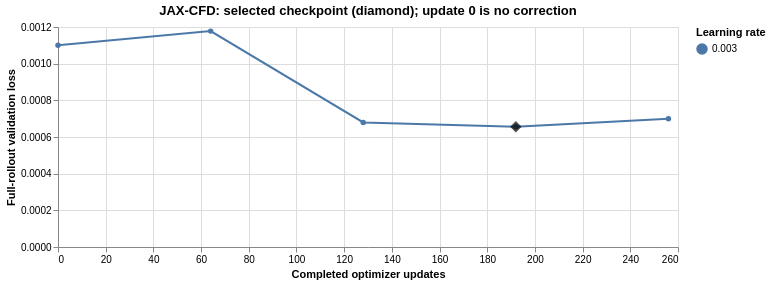

The Vega-Lite source for this figure:
### Vega-Lite specification from a JSON file in a GitHub repository (floating-point values rounded to 4 significant figures)
{"config": {"view": {"continuousWidth": 300, "continuousHeight": 300}}, "layer": [{"data": {"name": "data-f9492803b4a8360f912c8e5cfec37e91"}, "mark": {"type": "line", "point": true}, "encoding": {"color": {"field": "lr", "title": "Learning rate", "type": "nominal"}, "tooltip": [{"field": "update", "type": "quantitative"}, {"field": "loss", "type": "quantitative"}, {"field": "lr", "type": "nominal"}], "x": {"field": "update", "title": "Completed optimizer updates", "type": "quantitative"}, "y": {"field": "loss", "title": "Full-rollout validation loss", "type": "quantitative"}}}, {"data": {"name": "data-ac64ceadf339bdcebe21fffdc5cbc1c8"}, "mark": {"type": "point", "color": "black", "filled": true, "shape": "diamond", "size": 130}, "encoding": {"tooltip": [{"field": "update", "type": "quantitative"}, {"field": "loss", "type": "quantitative"}], "x": {"field": "update", "type": "quantitative"}, "y": {"field": "loss", "type": "quantitative"}}}], "height": 220, "title": "JAX-CFD: selected checkpoint (diamond); update 0 is no correction", "width": 620, "$schema": "https://vega.github.io/schema/vega-lite/v6.4.1.json", "datasets": {"data-f9492803b4a8360f912c8e5cfec37e91": [{"update": 0, "loss": 0.001101, "lr": "0.003"}, {"update": 64, "loss": 0.001178, "lr": "0.003"}, {"update": 128, "loss": 0.0006797, "lr": "0.003"}, {"update": 192, "loss": 0.0006556, "lr": "0.003"}, {"update": 256, "loss": 0.0006999, "lr": "0.003"}], "data-ac64ceadf339bdcebe21fffdc5cbc1c8": [{"update": 192, "loss": 0.0006556}]}, "usermeta": {"renderer": "svg"}}
